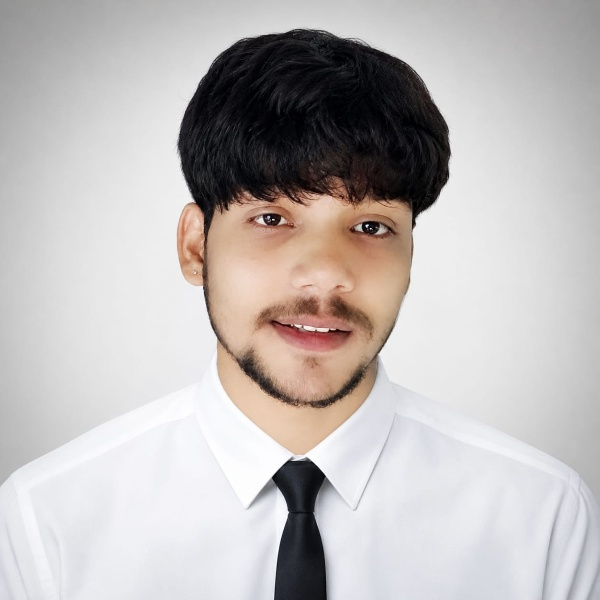
#> input picture CV_Unit2_Assignment/12_DFT/input.jpg, 600 x 600 px
$ python program.py
#> lines starting #> are read from the running program, lines starting #| are printed output that depends on the picture
import cv2
import numpy as np

img = cv2.imread("input.jpg", cv2.IMREAD_GRAYSCALE)
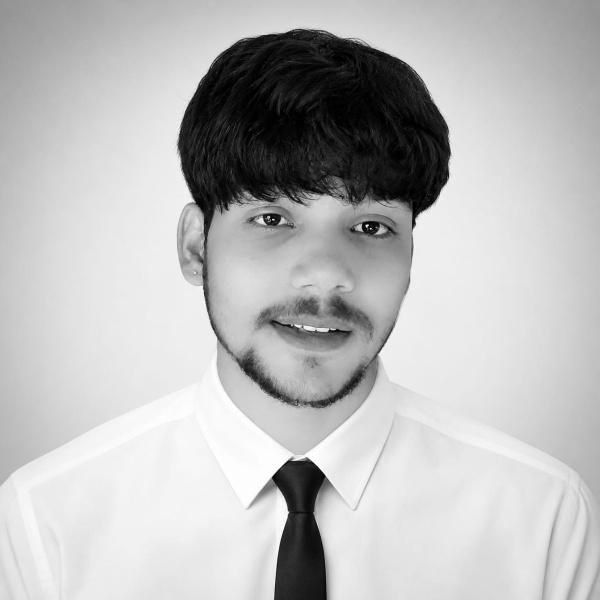
#> img: shape (600, 600); min 0, max 255, mean 187
img_float = np.float32(img)

dft = cv2.dft(img_float, flags=cv2.DFT_COMPLEX_OUTPUT)
dft_shifted = np.fft.fftshift(dft)

print("Original image shape:", img.shape)
#| Original image shape: (600, 600)
print("DFT result shape:", dft.shape)
#| DFT result shape: (600, 600, 2)
print("Shifted DFT shape:", dft_shifted.shape)
#| Shifted DFT shape: (600, 600, 2)

magnitude = cv2.magnitude(dft_shifted[:, :, 0], dft_shifted[:, :, 1])
magnitude_log = 20 * np.log(magnitude + 1)
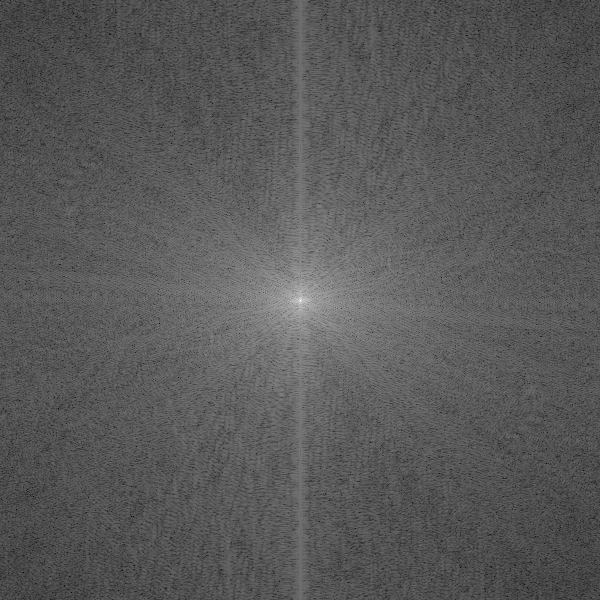
#> magnitude_log: shape (600, 600) float32; min 43.41, max 360.5, mean 154.4; drawn with min black and max white
magnitude_norm = cv2.normalize(magnitude_log, None, 0, 255, cv2.NORM_MINMAX)

cv2.imwrite("output.png", magnitude_norm.astype(np.uint8))
